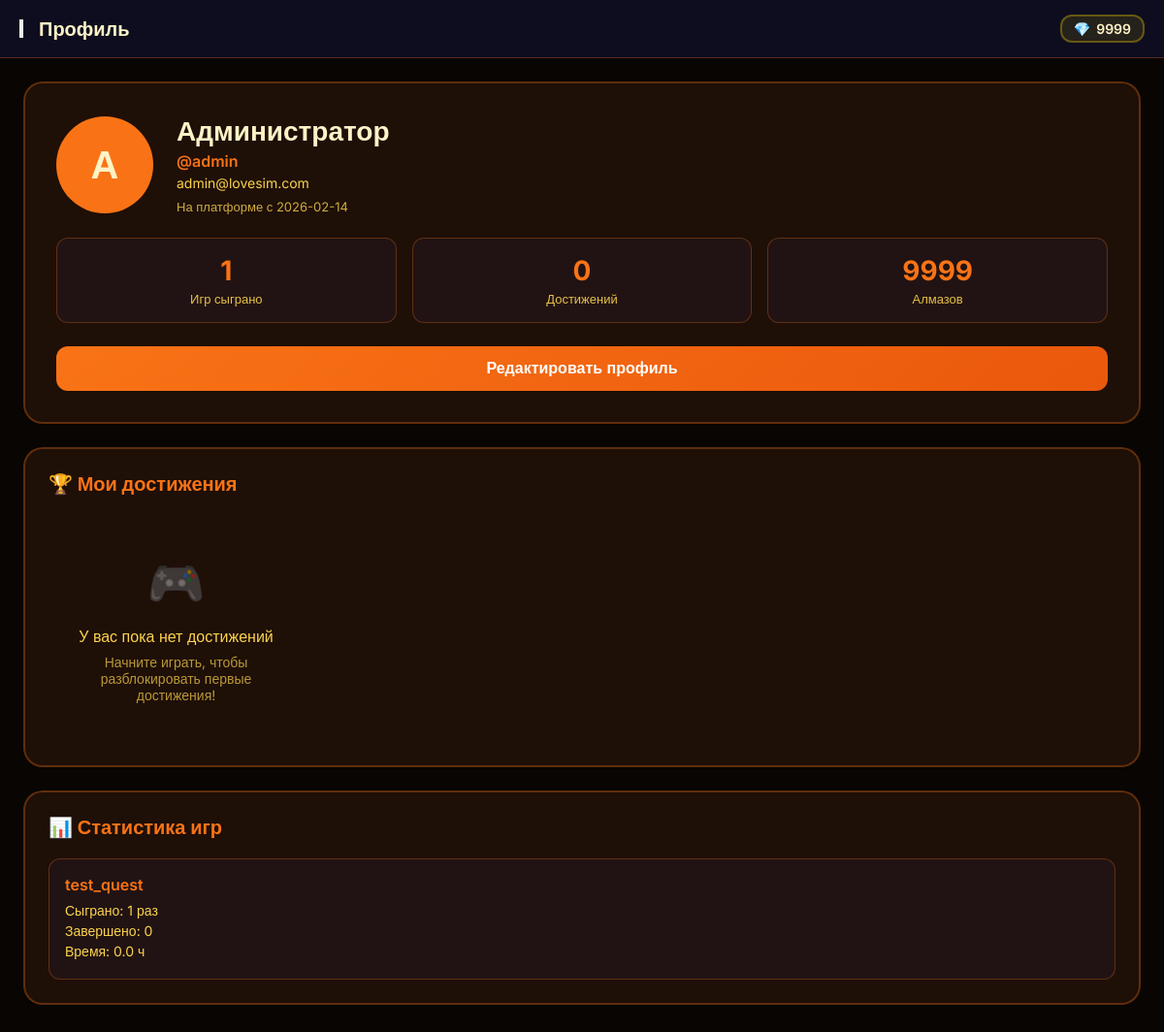
Screenshot of /profile (signed in) with the database file from the repository.
### tables this page shows
CREATE TABLE users (
                    id INTEGER PRIMARY KEY AUTOINCREMENT,
                    username TEXT UNIQUE NOT NULL,
                    email TEXT UNIQUE NOT NULL,
                    password_hash TEXT NOT NULL,
                    password_salt TEXT NOT NULL,
                    display_name TEXT,
                    avatar_url TEXT,
                    created_at TIMESTAMP DEFAULT CURRENT_TIMESTAMP,
                    last_login TIMESTAMP,
                    is_active BOOLEAN DEFAULT 1,
                    is_admin BOOLEAN DEFAULT 0,
                    failed_login_attempts INTEGER DEFAULT 0,
                    locked_until TIMESTAMP,
                    diamonds INTEGER DEFAULT 0,
                    theme TEXT DEFAULT 'orange',
                    settings TEXT DEFAULT '{}'
                );

CREATE TABLE game_stats (
                    id INTEGER PRIMARY KEY AUTOINCREMENT,
                    user_id INTEGER NOT NULL,
                    game_name TEXT NOT NULL,
                    play_time INTEGER DEFAULT 0,
                    completed BOOLEAN DEFAULT 0,
                    rating INTEGER,
                    choices_made INTEGER DEFAULT 0,
                    created_at TIMESTAMP DEFAULT CURRENT_TIMESTAMP,
                    FOREIGN KEY (user_id) REFERENCES users (id) ON DELETE CASCADE
                );

### app.py (the view)
@app.route('/profile')
@login_required
def profile_page():
    user = db.get_user_by_id(session['user_id'])
    if not user:
        session.clear()
        return redirect(url_for('login_page'))
    stats = db.get_user_stats(session['user_id'])
    achievements = db.get_user_achievements(session['user_id'])
    return render_template(
        'profile.html',
        user=user,
        stats=stats,
        achievements=achievements
    )

### app.py (called while the page is built)
def login_required(f):
    @wraps(f)
    def decorated_function(*args, **kwargs):
        if 'user_id' not in session:
            return redirect(url_for('login_page'))
        return f(*args, **kwargs)
    return decorated_function

### database.py (called while the page is built)
    @contextmanager
    def get_connection(self):
        conn = sqlite3.connect(self.db_path)
        conn.row_factory = sqlite3.Row
        try:
            yield conn
            conn.commit()
        except Exception:
            conn.rollback()
            raise
        finally:
            conn.close()

    def get_user_by_id(self, user_id: int) -> Optional[Dict[str, Any]]:
        with self.get_connection() as conn:
            cursor = conn.cursor()
            cursor.execute('SELECT * FROM users WHERE id = ?', (user_id,))
            user = cursor.fetchone()
            return dict(user) if user else None

    def get_user_stats(self, user_id: int) -> List[Dict[str, Any]]:
        with self.get_connection() as conn:
            cursor = conn.cursor()
            cursor.execute('''
                SELECT game_name, SUM(play_time) as total_time,
                       COUNT(*) as games_played,
                       SUM(CASE WHEN completed THEN 1 ELSE 0 END) as completed_count
                FROM game_stats
                WHERE user_id = ?
                GROUP BY game_name
            ''', (user_id,))
            return [dict(row) for row in cursor.fetchall()]

    def get_user_achievements(self, user_id: int) -> List[Dict[str, Any]]:
        with self.get_connection() as conn:
            cursor = conn.cursor()
            cursor.execute('''
                SELECT achievement_name, description, unlocked_at
                FROM achievements
                WHERE user_id = ?
                ORDER BY unlocked_at DESC
            ''', (user_id,))
            return [dict(row) for row in cursor.fetchall()]

### templates/profile.html (shortened to what this page needs)
{% extends "base.html" %}
{% block content %}
<div class="profile-container">
  <div class="top-bar">
    <div class="top-left">
      <button class="icon-btn" onclick="window.location.href='/dashboard'">
      </button>
      <div class="page-title">Профиль</div>
    </div>
    <div class="top-right">
      <div class="diamond-counter">
        <span class="diamond-icon">💎</span>
        <span class="diamond-amount">{{ user.diamonds }}</span>
      </div>
    </div>
  </div>
  <div class="main-content">
    <div class="profile-card">
      <div class="profile-header">
        <div class="profile-avatar">
          {% if user.avatar_url %}
            <img src="{{ user.avatar_url }}" alt="{{ user.display_name }}">
          {% else %}
            <span>{{ user.display_name[0] }}</span>
          {% endif %}
        </div>
        <div class="profile-info">
          <h2>{{ user.display_name }}</h2>
          <p class="username">@{{ user.username }}</p>
          <p class="email">{{ user.email }}</p>
          <div class="member-since">
            На платформе с {{ user.created_at[:10] }}
          </div>
        </div>
      </div>
      <div class="profile-stats">
        <div class="stat-item">
          <div class="stat-value">{{ stats|length if stats else 0 }}</div>
          <div class="stat-label">Игр сыграно</div>
        </div>
        <div class="stat-item">
          <div class="stat-value">{{ achievements|length }}</div>
          <div class="stat-label">Достижений</div>
        </div>
        <div class="stat-item">
          <div class="stat-value">{{ user.diamonds }}</div>
          <div class="stat-label">Алмазов</div>
        </div>
      </div>
      <button class="btn-primary btn-edit" onclick="editProfile()">
        Редактировать профиль
      </button>
    </div>
    <div class="section">
      <h3>🏆 Мои достижения</h3>
      <div class="achievements-grid">
        {% if achievements %}
          {% for achievement in achievements %}
            <div class="achievement-card">
              <div class="achievement-icon">✨</div>
              <div class="achievement-name">{{ achievement.achievement_name }}</div>
              <div class="achievement-desc">{{ achievement.description }}</div>
              <div class="achievement-date">
                Разблокировано: {{ achievement.unlocked_at[:10] }}
              </div>
            </div>
          {% endfor %}
        {% else %}
          <div class="empty-state">
            <div class="empty-icon">🎮</div>
            <p>У вас пока нет достижений</p>
            <p class="empty-subtext">Начните играть, чтобы разблокировать первые достижения!</p>
          </div>
        {% endif %}
      </div>
    </div>
    <div class="section">
      <h3>📊 Статистика игр</h3>
      <div class="stats-list">
        {% if stats %}
          {% for stat in stats %}
            <div class="stat-row">
              <div class="stat-game">{{ stat.game_name }}</div>
              <div class="stat-detail">Сыграно: {{ stat.games_played }} раз</div>
              <div class="stat-detail">Завершено: {{ stat.completed_count }}</div>
              <div class="stat-detail">Время: {{ (stat.total_time|float / 3600)|round(1) }} ч</div>
            </div>
          {% endfor %}
        {% else %}
          <div class="empty-state">
            <p>Статистика пока пуста</p>
          </div>
        {% endif %}
      </div>
    </div>
  </div>
</div>
{% endblock %}

### static/css/style.css (style rules this page uses)
* { margin: 0; padding: 0; box-sizing: border-box; }
body { font-family: 'Inter', -apple-system, BlinkMacSystemFont, sans-serif; -webkit-font-smoothing: antialiased; -moz-osx-font-smoothing: grayscale; }

### templates/profile.html (style rules this page uses)
:root { --bg-primary: #0a0a0f; --bg-gradient-start: #0f0f1a; --bg-gradient-end: #1a1a2e; --accent: #6366f1; --accent-dark: #4f46e5; --text-primary: #f1f5f9; --text-secondary: #cbd5e1; --card-bg: rgba(20, 20, 40, 0.7); --card-border: rgba(99, 102, 241, 0.3); }
[data-theme="orange"] { --bg-primary: #080503; --bg-gradient-start: #0d0704; --bg-gradient-end: #1a1208; --accent: #f97316; --accent-dark: #ea580c; --text-primary: #fef3c7; --text-secondary: #fcd34d; --card-bg: rgba(40, 20, 10, 0.7); --card-border: rgba(249, 115, 22, 0.3); }
* { margin: 0; padding: 0; box-sizing: border-box; }
body { font-family: 'Inter', sans-serif; background: var(--bg-primary); color: var(--text-primary); min-height: 100vh; }
.profile-container { display: flex; flex-direction: column; min-height: 100vh; }
.top-bar { height: 60px; background: rgba(15, 15, 35, 0.9); backdrop-filter: blur(20px); border-bottom: 1px solid var(--card-border); display: flex; align-items: center; justify-content: space-between; padding: 0 20px; position: sticky; top: 0; z-index: 100; }
.top-left { display: flex; align-items: center; gap: 16px; }
.page-title { font-size: 20px; font-weight: 600; }
.top-right { display: flex; align-items: center; gap: 16px; }
.diamond-counter { display: flex; align-items: center; gap: 6px; background: rgba(255, 215, 0, 0.1); border: 2px solid rgba(255, 215, 0, 0.3); border-radius: 12px; padding: 4px 12px; font-weight: 600; font-size: 14px; }
.main-content { padding: 24px; overflow-y: auto; flex: 1; }
.profile-card { background: var(--card-bg); backdrop-filter: blur(15px); border: 2px solid var(--card-border); border-radius: 20px; padding: 32px; margin-bottom: 24px; }
.profile-header { display: flex; align-items: center; gap: 24px; margin-bottom: 24px; }
.profile-avatar { width: 100px; height: 100px; border-radius: 50%; background: var(--accent); display: flex; align-items: center; justify-content: center; font-size: 40px; font-weight: 700; flex-shrink: 0; }
.profile-info h2 { font-size: 28px; font-weight: 700; margin-bottom: 4px; }
.username { color: var(--accent); font-weight: 600; margin-bottom: 4px; }
.email { color: var(--text-secondary); font-size: 14px; margin-bottom: 8px; }
.member-since { color: var(--text-secondary); font-size: 13px; opacity: 0.8; }
.profile-stats { display: grid; grid-template-columns: repeat(3, 1fr); gap: 16px; margin-bottom: 24px; }
.stat-item { text-align: center; padding: 16px; background: rgba(99, 102, 241, 0.05); border-radius: 12px; border: 1px solid var(--card-border); }
.stat-value { font-size: 28px; font-weight: 700; color: var(--accent); margin-bottom: 4px; }
.stat-label { font-size: 13px; color: var(--text-secondary); opacity: 0.9; }
.btn-primary { padding: 14px 28px; background: linear-gradient(135deg, var(--accent), var(--accent-dark)); border: none; border-radius: 12px; color: white; font-size: 16px; font-weight: 600; cursor: pointer; transition: all 0.2s; width: 100%; }
.section { background: var(--card-bg); backdrop-filter: blur(15px); border: 2px solid var(--card-border); border-radius: 20px; padding: 24px; margin-bottom: 24px; }
.section h3 { font-size: 20px; font-weight: 700; margin-bottom: 20px; color: var(--accent); }
.achievements-grid { display: grid; grid-template-columns: repeat(auto-fill, minmax(240px, 1fr)); gap: 16px; }
.empty-state { text-align: center; padding: 40px 20px; color: var(--text-secondary); }
.empty-icon { font-size: 48px; margin-bottom: 16px; opacity: 0.5; }
.empty-subtext { font-size: 14px; margin-top: 8px; opacity: 0.7; }
.stats-list { display: flex; flex-direction: column; gap: 12px; }
.stat-row { background: rgba(99, 102, 241, 0.05); border: 1px solid var(--card-border); border-radius: 12px; padding: 16px; }
.stat-game { font-weight: 600; margin-bottom: 8px; color: var(--accent); }
.stat-detail { color: var(--text-secondary); font-size: 14px; margin-bottom: 4px; }

### rows the page displays
users: diamonds "9999", display_name "А", display_name "Администратор", username "admin", email "admin@lovesim.com", created_at "2026-02-14"
game_stats: game_name "test_quest", games_played "1", completed_count "0", total_time "0.0"

### other values shown
{{ stats|length if stats else 0 }} "1"
{{ achievements|length }} "0"
